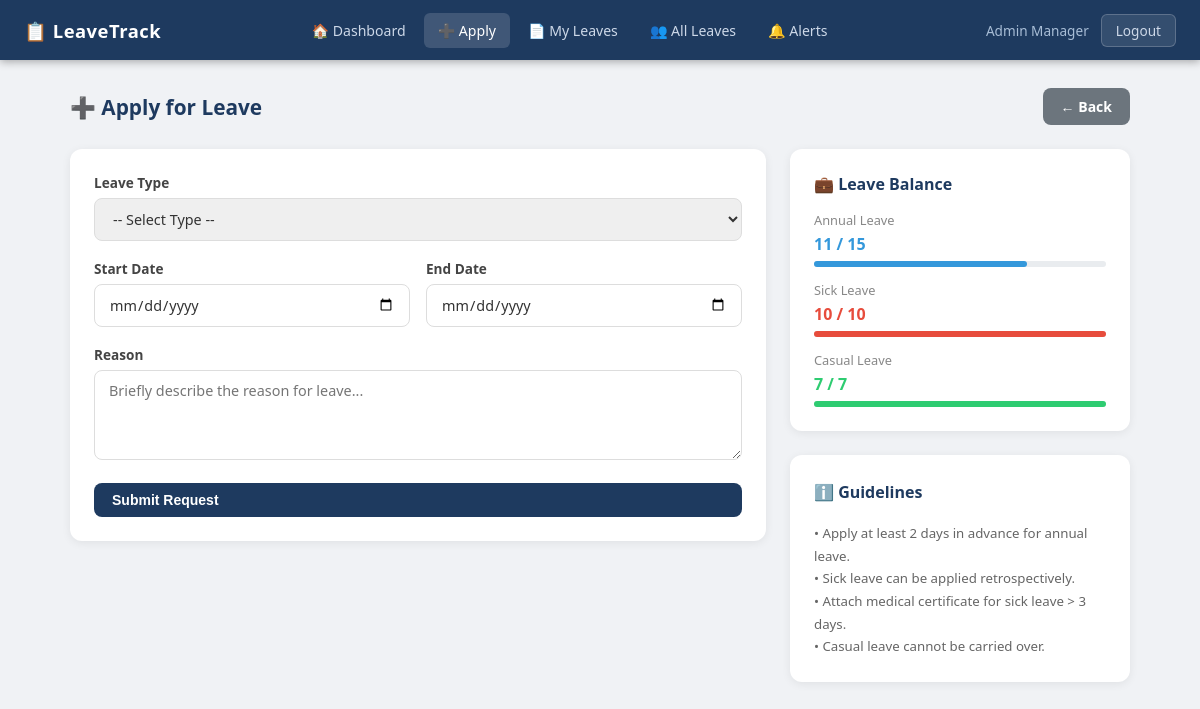
Page /apply/ (signed in) on the committed database.
### leaves/models.py (models this page shows, shortened)
class LeaveBalance(models.Model):
    user = models.OneToOneField(User, on_delete=models.CASCADE, related_name='leave_balance')
    annual_leave = models.IntegerField(default=15)
    sick_leave = models.IntegerField(default=10)
    casual_leave = models.IntegerField(default=7)
    annual_used = models.IntegerField(default=0)
    sick_used = models.IntegerField(default=0)
    casual_used = models.IntegerField(default=0)
    @property
    def annual_remaining(self):
        return self.annual_leave - self.annual_used
    @property
    def sick_remaining(self):
        return self.sick_leave - self.sick_used
    @property
    def casual_remaining(self):
        return self.casual_leave - self.casual_used

### leaves/views.py (the view, shortened to what this page needs)
# urls.py: path('apply/', views.apply_leave, name='apply_leave'),
@login_required
def apply_leave(request):
    user = request.user
    try:
        balance = user.leave_balance
    except LeaveBalance.DoesNotExist:
        balance = LeaveBalance.objects.create(user=user)
    return render(request, 'leaves/apply_leave.html', {'balance': balance})

### templates/leaves/apply_leave.html (shortened to what this page needs)
{% extends 'leaves/base.html' %}
{% block content %}
<div class="page-header">
  <div class="page-title">➕ Apply for Leave</div>
  <a href="{% url 'my_leaves' %}" class="btn btn-secondary">← Back</a>
</div>
<div style="display:grid;grid-template-columns:1fr 340px;gap:24px;align-items:start;">
<div class="card">
  <form method="post" id="leaveForm">
    <div class="form-group">
      <label>Leave Type</label>
      <select name="leave_type" required id="leaveType">
        <option value="">-- Select Type --</option>
      </select>
    </div>
    <div class="form-row">
      <div class="form-group">
        <label>Start Date</label>
        <input type="date" name="start_date" id="startDate" required>
      </div>
      <div class="form-group">
        <label>End Date</label>
        <input type="date" name="end_date" id="endDate" required>
      </div>
    </div>
    <div class="form-group">
      <label>Reason</label>
      <textarea name="reason" placeholder="Briefly describe the reason for leave..." required></textarea>
    </div>
    <button type="submit" class="btn btn-primary" style="width:100%">Submit Request</button>
  </form>
</div>
<div>
  <div class="card">
    <div class="card-title">💼 Leave Balance</div>
    <div style="margin-bottom:14px;">
      <div style="font-size:.8rem;color:#888;margin-bottom:4px;">Annual Leave</div>
      <div style="display:flex;justify-content:space-between;align-items:center;margin-bottom:6px;">
        <span style="font-weight:600;color:#3498db;">{{ balance.annual_remaining }} / {{ balance.annual_leave }}</span>
      </div>
      <div style="background:#e9ecef;border-radius:4px;height:6px;">
        <div style="background:#3498db;height:6px;border-radius:4px;width:{% widthratio balance.annual_remaining balance.annual_leave 100 %}%"></div>
      </div>
    </div>
    <div style="margin-bottom:14px;">
      <div style="font-size:.8rem;color:#888;margin-bottom:4px;">Sick Leave</div>
      <div style="display:flex;justify-content:space-between;align-items:center;margin-bottom:6px;">
        <span style="font-weight:600;color:#e74c3c;">{{ balance.sick_remaining }} / {{ balance.sick_leave }}</span>
      </div>
      <div style="background:#e9ecef;border-radius:4px;height:6px;">
        <div style="background:#e74c3c;height:6px;border-radius:4px;width:{% widthratio balance.sick_remaining balance.sick_leave 100 %}%"></div>
      </div>
    </div>
    <div>
      <div style="font-size:.8rem;color:#888;margin-bottom:4px;">Casual Leave</div>
      <div style="display:flex;justify-content:space-between;align-items:center;margin-bottom:6px;">
        <span style="font-weight:600;color:#2ecc71;">{{ balance.casual_remaining }} / {{ balance.casual_leave }}</span>
      </div>
      <div style="background:#e9ecef;border-radius:4px;height:6px;">
        <div style="background:#2ecc71;height:6px;border-radius:4px;width:{% widthratio balance.casual_remaining balance.casual_leave 100 %}%"></div>
      </div>
    </div>
  </div>
  <div class="card" style="font-size:.83rem;color:#666;line-height:1.7;">
    <div class="card-title">ℹ️ Guidelines</div>
    <p>• Apply at least 2 days in advance for annual leave.</p>
    <p>• Sick leave can be applied retrospectively.</p>
    <p>• Attach medical certificate for sick leave > 3 days.</p>
    <p>• Casual leave cannot be carried over.</p>
  </div>
</div>
</div>
{% endblock %}

### templates/leaves/base.html (shortened to what this page needs)
<!DOCTYPE html>
<html lang="en">
<head>
</head>
<body>
{% if user.is_authenticated %}
<nav class="navbar">
  <div class="nav-brand">📋 LeaveTrack</div>
  <div class="nav-links">
    <a href="{% url 'dashboard' %}" {% if request.resolver_match.url_name == 'dashboard' %}class="active"{% endif %}>🏠 Dashboard</a>
    <a href="{% url 'apply_leave' %}" {% if request.resolver_match.url_name == 'apply_leave' %}class="active"{% endif %}>➕ Apply</a>
    <a href="{% url 'my_leaves' %}" {% if request.resolver_match.url_name == 'my_leaves' %}class="active"{% endif %}>📄 My Leaves</a>
    {% if user.is_staff %}
    <a href="{% url 'all_leaves' %}" {% if request.resolver_match.url_name == 'all_leaves' %}class="active"{% endif %}>👥 All Leaves</a>
    {% endif %}
    <a href="{% url 'notifications' %}" class="notif-btn {% if request.resolver_match.url_name == 'notifications' %}active{% endif %}">
      🔔 Alerts
    </a>
  </div>
  <div style="display:flex;align-items:center;gap:12px">
    <span class="nav-user">{{ user.get_full_name|default:user.username }}</span>
    <a href="{% url 'logout' %}" class="btn-logout">Logout</a>
  </div>
</nav>
{% endif %}
<div class="container">
  {% block content %}{% endblock %}
</div>
</body>
</html>

### templates/leaves/base.html (style rules this page uses)
* { margin: 0; padding: 0; box-sizing: border-box; }
body { font-family: 'Segoe UI', sans-serif; background: #f0f2f5; color: #333; min-height: 100vh; }
.navbar { background: #1e3a5f; color: #fff; display: flex; align-items: center; justify-content: space-between; padding: 0 24px; height: 60px; position: sticky; top: 0; z-index: 100; box-shadow: 0 2px 8px rgba(0,0,0,.3); }
.nav-brand { font-size: 1.15rem; font-weight: 700; letter-spacing: .5px; display: flex; align-items: center; gap: 8px; }
.nav-links { display: flex; align-items: center; gap: 4px; }
.nav-links a { color: #cdd8e8; text-decoration: none; padding: 8px 14px; border-radius: 6px; font-size: .88rem; transition: background .2s, color .2s; }
.nav-links a:hover, .nav-links a.active { background: rgba(255,255,255,.15); color: #fff; }
.notif-btn { position: relative; }
.nav-user { font-size: .85rem; color: #a8bdd6; margin-left: 8px; }
.btn-logout { background: rgba(255,255,255,.1); border: 1px solid rgba(255,255,255,.2); color: #cdd8e8; padding: 6px 14px; border-radius: 6px; cursor: pointer; font-size: .85rem; text-decoration: none; transition: background .2s; }
.container { max-width: 1100px; margin: 0 auto; padding: 28px 20px; }
.card { background: #fff; border-radius: 12px; box-shadow: 0 2px 10px rgba(0,0,0,.07); padding: 24px; margin-bottom: 24px; }
.card-title { font-size: 1rem; font-weight: 600; color: #1e3a5f; margin-bottom: 16px; display: flex; align-items: center; gap: 8px; }
.btn { display: inline-flex; align-items: center; gap: 6px; padding: 9px 18px; border-radius: 8px; border: none; cursor: pointer; font-size: .875rem; font-weight: 600; text-decoration: none; transition: all .2s; }
.btn-primary { background: #1e3a5f; color: #fff; }
.btn-secondary { background: #6c757d; color: #fff; }
.form-group { margin-bottom: 18px; }
label { display: block; font-size: .85rem; font-weight: 600; color: #444; margin-bottom: 6px; }
input, select, textarea { width: 100%; padding: 10px 14px; border: 1.5px solid #ddd; border-radius: 8px; font-size: .9rem; color: #333; transition: border-color .2s; font-family: inherit; }
textarea { resize: vertical; min-height: 90px; }
.form-row { display: grid; grid-template-columns: 1fr 1fr; gap: 16px; }
.page-header { display: flex; align-items: center; justify-content: space-between; margin-bottom: 24px; flex-wrap: wrap; gap: 12px; }
.page-title { font-size: 1.3rem; font-weight: 700; color: #1e3a5f; }

### rows in the picture
LeaveBalance: annual_remaining "11", annual_leave "15", sick_remaining "10", sick_leave "10", casual_remaining "7", casual_leave "7"

### other values in the picture
{{ user.get_full_name|default:user.username }} "Admin Manager"
